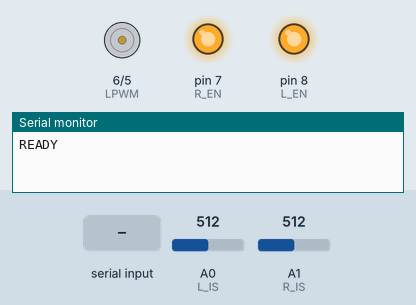
Bench run of a sketch on a simulated Arduino Mega 2560, built with avr-gcc and run on an emulated ATmega2560. Parts: motor-driver pin pairs drawn as motors (green arrow = first pin HIGH = forward, orange = second pin HIGH = backward, longer = more drive), output pins drawn as LEDs (lit = HIGH), the last lines printed to the serial monitor. The test bench sets the inputs (shaded band); at power-on: A0 (L_IS) = 512, A1 (R_IS) = 512.

Above: at 1.2 s.
1.3 s: "HOME\n" received over Serial
At 1.7 s:
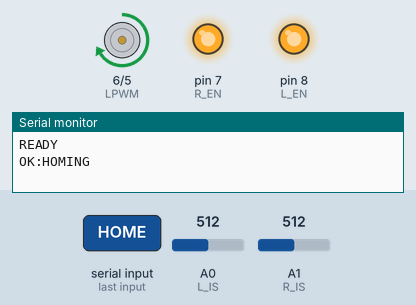
2.8 s: A0 (L_IS) set to 33
4.4 s: A0 (L_IS) set to 28
At 5.7 s:
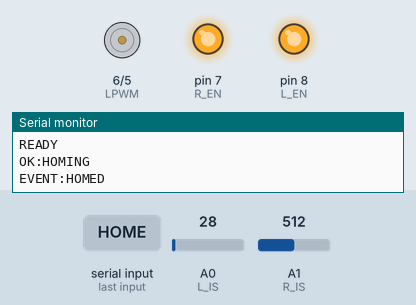
6.3 s: "MOVE:90\n" received over Serial
At 6.8 s:
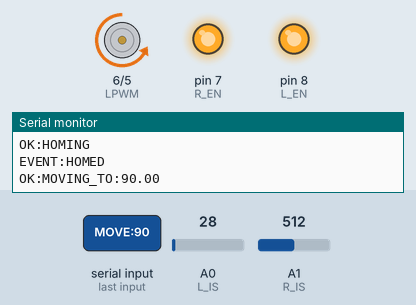
7.8 s: "SETHOME\n" received over Serial
At 9.1 s:
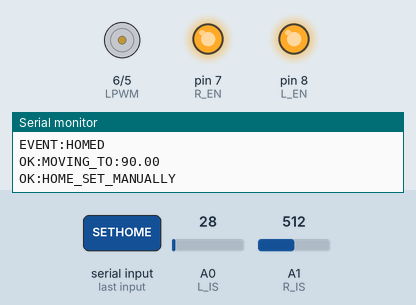
Timing chart, 0 to 10.3 s (numbered marks = the images above; inputs shaded):
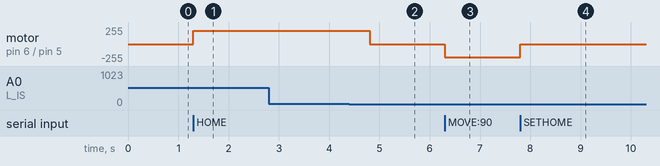

Measured:
- the behaviour switches between 31 and 30 on A0 (L_IS) (found by bisection; images 1 and 2)
- after the input at 1.3 s, motor on pin 6 (LPWM) / pin 5 (RPWM): stopped → forward 200/255 at once
- after the input at 2.8 s, every drawn part: stays the same
- after the input at 4.4 s, motor on pin 6 (LPWM) / pin 5 (RPWM): forward 200/255 → stopped after 0.40 s
- after the input at 6.3 s, motor on pin 6 (LPWM) / pin 5 (RPWM): stopped → backward 200/255 at once
- after the input at 7.8 s, motor on pin 6 (LPWM) / pin 5 (RPWM): backward 200/255 → stopped at once

The sketch:

artimir_verin_firmware_v2_3.ino
```cpp
/*
 * ARTIMIR - Firmware pilotage vérin (Elegoo Mega 2560 + module IBT-2 / BTS7960)
 * Communication : Série USB, commandes texte terminées par '\n'
 *
 * Commandes supportées :
 *   HOME              -> retour position de référence (butée basse, détectée par stall)
 *   MOVE:<mm>          -> déplace vers la position <mm> (ex: MOVE:120)
 *   STOP               -> arrêt immédiat
 *   STATUS             -> renvoie la position actuelle estimée (en mm)
 *   CALIB:<mm_par_sec> -> définit la vitesse de calibration (mm/s), débug uniquement
 *   ISTHRESH:<valeur>  -> définit le seuil de détection de stall (0-1023), débug
 *
 * Câblage module IBT-2 (nappe 8 fils, silkscreen en bas de la carte) :
 *   RPWM -> pin 5   (PWM, sens montée)
 *   LPWM -> pin 6   (PWM, sens descente)
 *   R_EN -> pin 7
 *   L_EN -> pin 8
 *   R_IS -> pin A0  (courant sens montée, analogique)
 *   L_IS -> pin A1  (courant sens descente, analogique)
 *   VCC  -> 5V
 *   GND  -> GND
 *
 * Détection de fin de course par STALL (pic de courant quand le vérin
 * bute mécaniquement) : plus besoin de fins de course physiques.
 * Le seuil ISEUIL_STALL est à calibrer sur le vérin réel.
 */

#define RPWM 5
#define LPWM 6
#define R_EN 7
#define L_EN 8

#define R_IS A1
#define L_IS A0

// --- À CALIBRER sur le vérin réel avant utilisation ---
float MM_PAR_SECONDE = 5.0;   // vitesse estimée du vérin en mm/s à pleine puissance
float COURSE_MAX_MM = 500.0;   // course totale du vérin en mm (mesurée)
int PWM_VITESSE = 200;         // 0-255
float DUREE_HOMING_MS = 40000; // temps mesuré pour aller du haut jusqu'en bas
unsigned long tempsDebutHoming = 0;
int ISEUIL_COUPURE = 30; // en dessous de ce seuil pendant DUREE_CONFIRMATION_COUPURE_MS = coupure interne détectée
unsigned long DUREE_CONFIRMATION_COUPURE_MS = 400; // le courant doit rester bas ce temps pour valider
unsigned long DELAI_IGNORER_DEMARRAGE_MS = 500; // ignore les premières ms après un ordre de mouvement

// --- État interne stall detection ---
unsigned long debutPicCourant = 0;
bool picCourantEnCours = false;

// --- État interne ---
float positionActuelle = 0.0;  // en mm, valide seulement après HOME
bool positionConnue = false;
unsigned long tempsDebutMouvement = 0;
float positionCible = 0.0;
int directionCourante = 0; // 1 = monte, -1 = descend, 0 = arrêt
bool enHoming = false;

String bufferSerie = "";

void setup() {
  Serial.begin(115200);

  pinMode(RPWM, OUTPUT);
  pinMode(LPWM, OUTPUT);
  pinMode(R_EN, OUTPUT);
  pinMode(L_EN, OUTPUT);

  pinMode(R_IS, INPUT);
  pinMode(L_IS, INPUT);

  digitalWrite(R_EN, HIGH);
  digitalWrite(L_EN, HIGH);
  arreterMoteur();


arreterMoteur();

positionActuelle = 0.0;
positionConnue = false;
directionCourante = 0;
enHoming = false;

Serial.println("READY");
}

// Attend soit une coupure interne détectée (courant bas et stable), soit un timeout de sécurité
void attendreCoupureOuTimeout(int pinCourant, unsigned long timeoutMs) {
  unsigned long debut = millis();
  unsigned long debutBas = 0;
  bool courantBasEnCours = false;

  while (millis() - debut < timeoutMs) {
    if (millis() - debut < DELAI_IGNORER_DEMARRAGE_MS) continue; // laisse le courant s'établir

    int courant = lireCourantLisse(pinCourant);
    if (courant <= ISEUIL_COUPURE) {
      if (!courantBasEnCours) {
        courantBasEnCours = true;
        debutBas = millis();
      } else if (millis() - debutBas >= DUREE_CONFIRMATION_COUPURE_MS) {
        return; // coupure confirmée, on sort avant le timeout
      }
    } else {
      courantBasEnCours = false;
    }
  }
  // timeout atteint sans coupure détectée : on s'arrête quand même par sécurité
}

void loop() {
  lireSerie();
  verifierStall();
  gererMouvement();
}

void lireSerie() {
  while (Serial.available()) {
    char c = Serial.read();
    if (c == '\n') {
      traiterCommande(bufferSerie);
      bufferSerie = "";
    } else if (c != '\r') {
      bufferSerie += c;
    }
  }
}

void traiterCommande(String cmd) {
  cmd.trim();
  if (cmd == "SETHOME") {
    positionActuelle = 0.0;
    positionConnue = true;
    directionCourante = 0;
    arreterMoteur();
    Serial.println("OK:HOME_SET_MANUALLY");
  } else if (cmd == "HOME") {
    demarrerHoming();
    Serial.println("OK:HOMING");
  } else if (cmd.startsWith("MOVE:")) {
    if (!positionConnue) {
      Serial.println("ERR:POSITION_INCONNUE_FAIRE_HOME_DABORD");
      return;
    }
    float cible = cmd.substring(5).toFloat();
    cible = constrain(cible, 0, COURSE_MAX_MM);
    demarrerMouvementVers(cible);
    Serial.print("OK:MOVING_TO:");
    Serial.println(cible);
  } else if (cmd == "STOP") {
    arreterMoteur();
    directionCourante = 0;
    enHoming = false;
    Serial.println("OK:STOPPED");
  } else if (cmd == "STATUS") {
    Serial.print("POS:");
    Serial.print(positionConnue ? positionActuelle : -1);
    Serial.print(":KNOWN:");
    Serial.println(positionConnue ? "1" : "0");
  } else if (cmd.startsWith("CALIB:")) {
    MM_PAR_SECONDE = cmd.substring(6).toFloat();
    Serial.print("OK:CALIB_SET:");
    Serial.println(MM_PAR_SECONDE);
  } else if (cmd.startsWith("ISTHRESH:")) {
    ISEUIL_COUPURE = cmd.substring(9).toInt();
    Serial.print("OK:ISTHRESH_SET:");
    Serial.println(ISEUIL_COUPURE);
  } else if (cmd.startsWith("HOMEDUR:")) {
    DUREE_HOMING_MS = cmd.substring(8).toFloat();
    Serial.print("OK:HOMEDUR_SET:");
    Serial.println(DUREE_HOMING_MS);
  } else if (cmd == "ISDEBUG") {
    Serial.print("R_IS:");
    Serial.print(lireCourantLisse(R_IS));
    Serial.print(":L_IS:");
    Serial.println(lireCourantLisse(L_IS));
  } else {
    Serial.println("ERR:COMMANDE_INCONNUE");
  }
}

void demarrerHoming() {
  enHoming = true;
  positionConnue = false;
  tempsDebutHoming = millis();
  tempsDebutMouvement = millis();
  descendre();
}

void demarrerMouvementVers(float cible) {
  positionCible = cible;
  if (cible > positionActuelle) {
    monter();
  } else if (cible < positionActuelle) {
    descendre();
  } else {
    arreterMoteur();
  }
  tempsDebutMouvement = millis();
}

void gererMouvement() {
  if (directionCourante == 0) return;

  if (enHoming) {
    if (millis() - tempsDebutHoming >= DUREE_HOMING_MS) {
      arreterMoteur();
      enHoming = false;
      positionActuelle = 0.0;
      positionConnue = true;
      directionCourante = 0;
      Serial.println("EVENT:HOMED");
    }
    return;
  } // le homing s'arrête via verifierStall()

  unsigned long maintenant = millis();
  float deltaSec = (maintenant - tempsDebutMouvement) / 1000.0;
  float deplacement = deltaSec * MM_PAR_SECONDE * directionCourante;

  float positionEstimee = positionActuelle + deplacement;

  bool arrive = (directionCourante == 1 && positionEstimee >= positionCible) ||
                (directionCourante == -1 && positionEstimee <= positionCible);

  if (arrive) {
    positionActuelle = positionCible;
    arreterMoteur();
    directionCourante = 0;
    Serial.println("EVENT:ARRIVED");
  }
}

int lireCourantLisse(int pin) {
  int maxVal = 0;
  for (int i = 0; i < 10; i++) {
    int v = analogRead(pin);
    if (v > maxVal) maxVal = v;
  }
  return maxVal;
}

void verifierStall() {
  if (directionCourante == 0) return; // moteur à l'arrêt, rien à vérifier

  // Laisse le temps au courant de s'établir après le démarrage du mouvement
  if (millis() - tempsDebutMouvement < DELAI_IGNORER_DEMARRAGE_MS) return;

  int courant = (directionCourante == -1) ? lireCourantLisse(L_IS) : lireCourantLisse(R_IS);
  bool courantBas = (courant <= ISEUIL_COUPURE);

  if (courantBas) {
    if (!picCourantEnCours) {
      picCourantEnCours = true;
      debutPicCourant = millis();
    } else if (millis() - debutPicCourant >= DUREE_CONFIRMATION_COUPURE_MS) {
      // Coupure interne confirmée (le vérin s'est arrêté tout seul en fin de course)
      traiterStallConfirme();
    }
  } else {
    picCourantEnCours = false;
  }
}

void traiterStallConfirme() {
  arreterMoteur();
  picCourantEnCours = false;

  if (enHoming) {
    enHoming = false;
    positionActuelle = 0.0;
    positionConnue = true;
    directionCourante = 0;
    Serial.println("EVENT:HOMED");
  } else if (directionCourante == -1) {
    directionCourante = 0;
    positionActuelle = 0.0;
    Serial.println("EVENT:STALL_BAS");
  } else if (directionCourante == 1) {
    directionCourante = 0;
    positionActuelle = COURSE_MAX_MM;
    Serial.println("EVENT:STALL_HAUT");
  }
}

void monter() {
  analogWrite(RPWM, PWM_VITESSE);
  analogWrite(LPWM, 0);
  directionCourante = 1;
}

void descendre() {
  analogWrite(RPWM, 0);
  analogWrite(LPWM, PWM_VITESSE);
  directionCourante = -1;
}

void arreterMoteur() {
  analogWrite(RPWM, 0);
  analogWrite(LPWM, 0);
}
```
